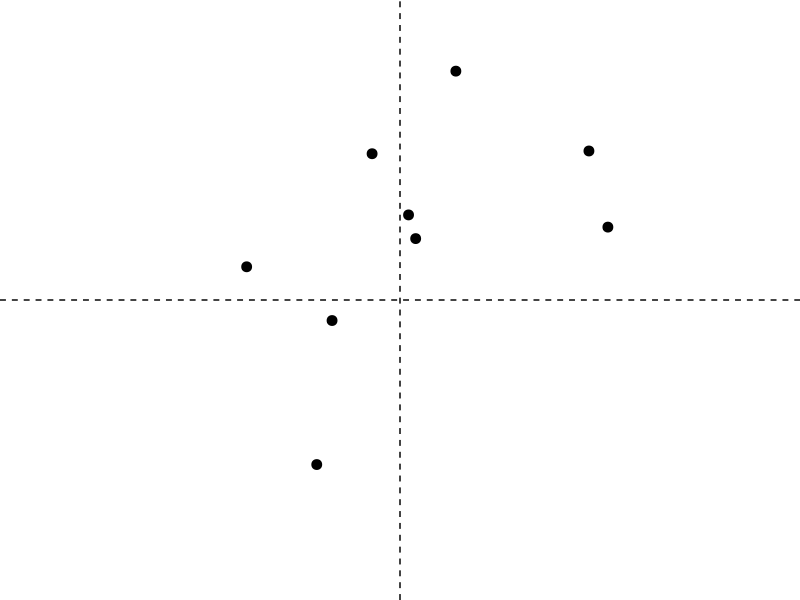
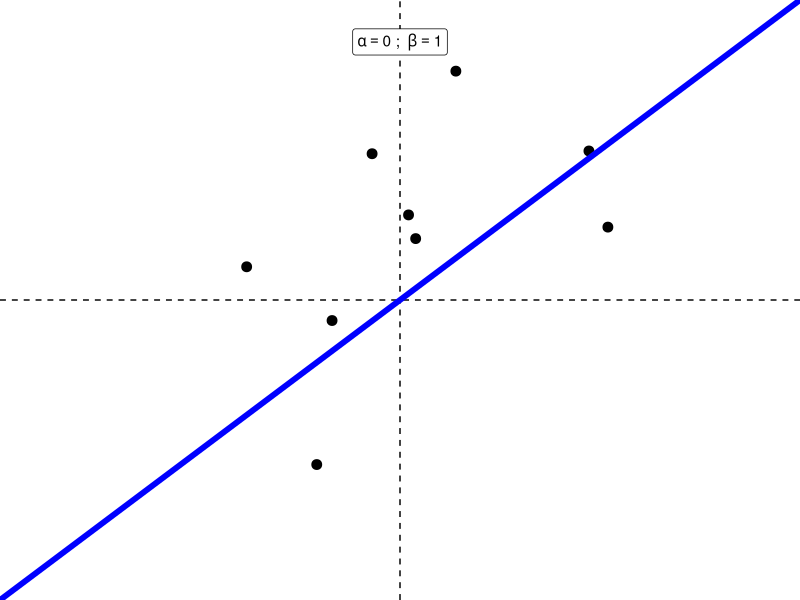
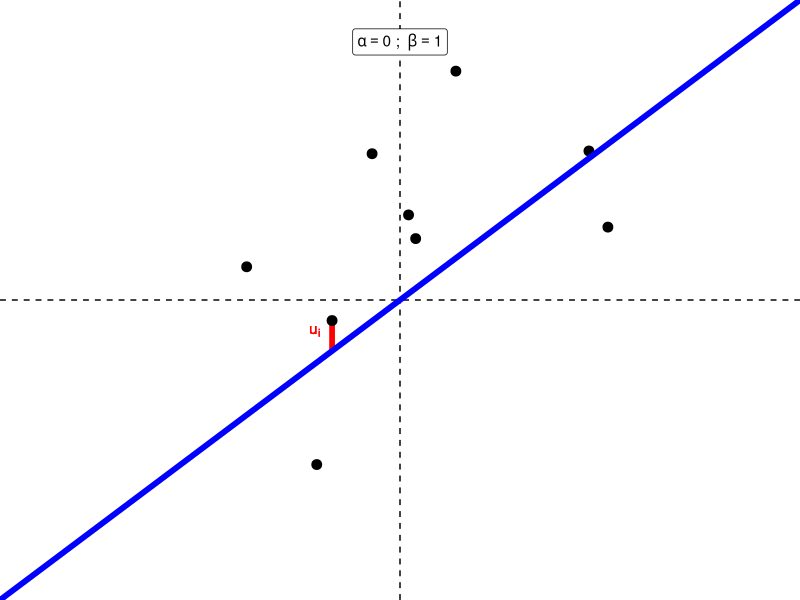
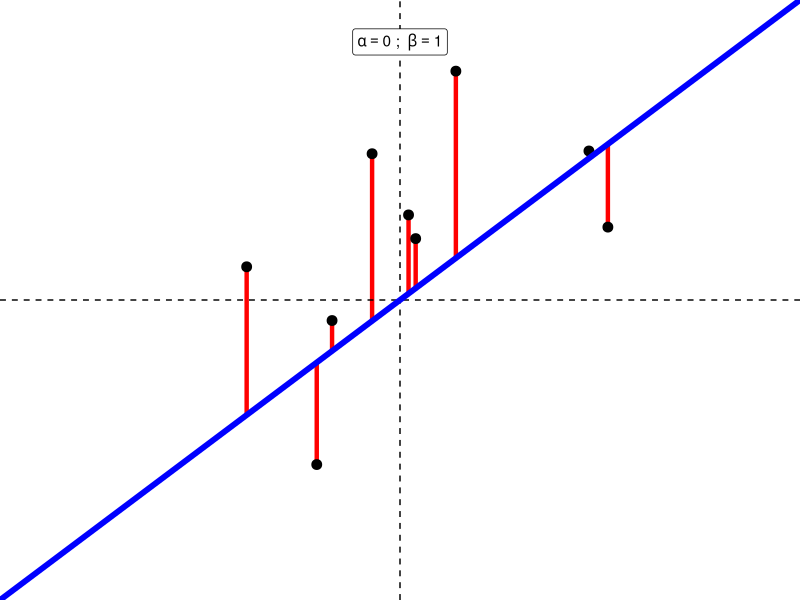
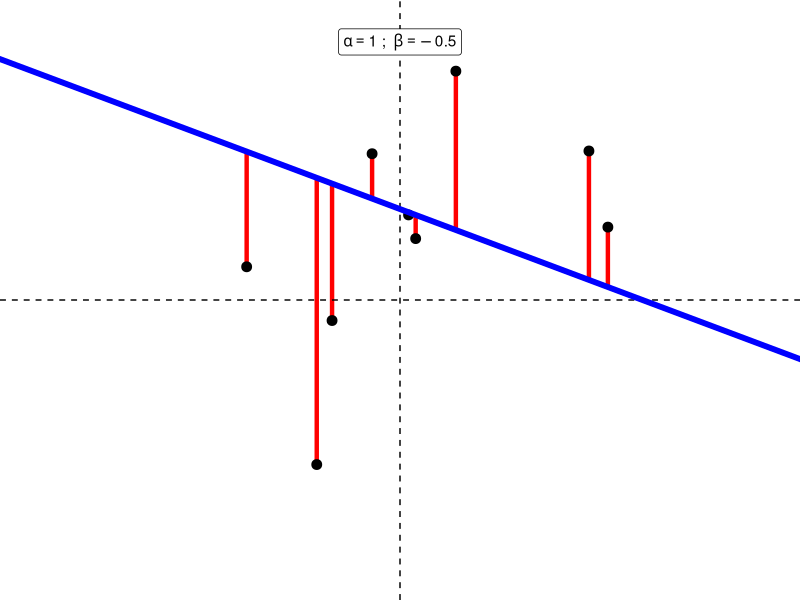
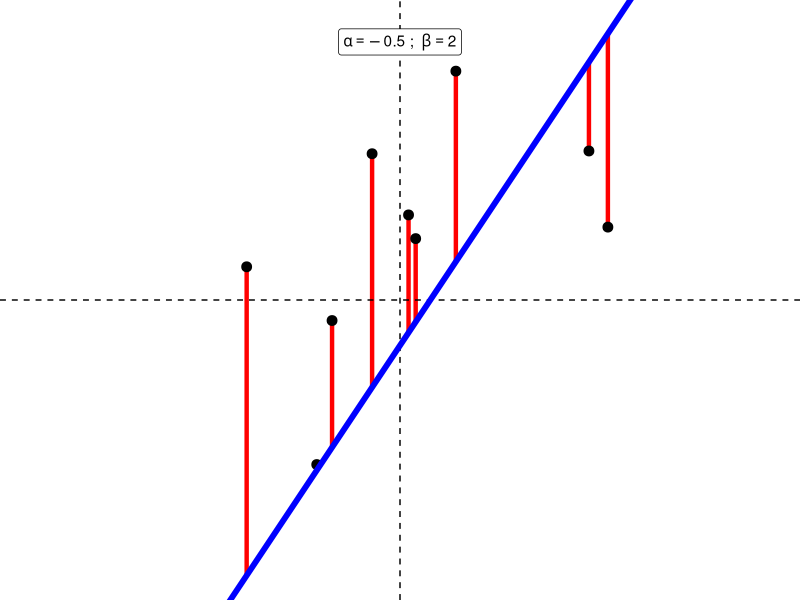
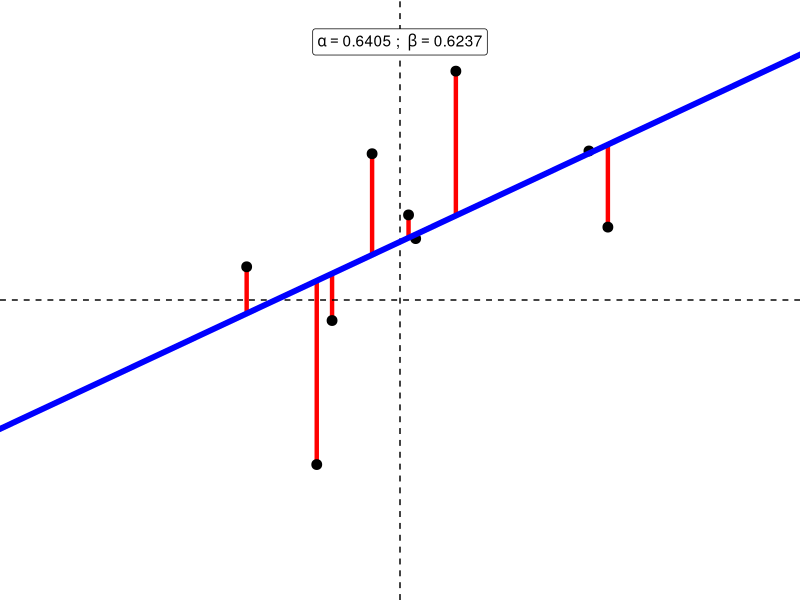

R code for these plots, in order:
## ---- chunk 1
set.seed(123)
options(width=60)
knitr::opts_chunk$set(fig.align='center',fig.width=9,fig.height=5)
def.chunk.hook  <- knitr::knit_hooks$get("chunk")
knitr::knit_hooks$set(chunk = function(x, options) {
  x <- def.chunk.hook(x, options)
  ifelse(options$size != "normalsize", paste0("\n \\", options$size,"\n\n", x, "\n\n \\normalsize"), x)
})
require(tidyverse)
require(ggpubr)
## ---- chunk 2
set.seed(123)
require(tidyverse)

X <- rnorm(9)
Y <- .5 + .5*X + rnorm(9)
p <- data.frame(X = X,Y = Y) %>%
  ggplot(aes(x = X,y = Y)) + 
  geom_point(size = 3) + 
  geom_vline(xintercept = 0,linetype = 'dashed') + 
  geom_hline(yintercept = 0,linetype = 'dashed') + 
  theme_void() + 
  lims(x = c(-3,3),y = c(-3,3))

ggsave(plot = p,filename = paste0('./scaffolding/regPlotFirst_0.png'),device = 'png',width = 8,height = 4)
## ---- chunk 3
p <- data.frame(X = X,Y = Y) %>%
  ggplot(aes(x = X,y = Y)) + 
  geom_point(size = 3) + 
  geom_vline(xintercept = 0,linetype = 'dashed') + 
  geom_hline(yintercept = 0,linetype = 'dashed') + 
  theme_void() +
  geom_abline(intercept = 0,slope = 1,color = 'blue',size = 2) + 
  lims(x = c(-3,3),y = c(-3,3)) + 
  # annotate(geom = 'rect',xmin = -.5,ymin = .5,xmax = .5,ymax = 1) + 
  annotate(geom = 'label',x = 0,y = Inf,label = list(bquote(alpha==0~'; '~beta==1)),vjust = 2.1,parse = T)
ggsave(plot = p,filename = paste0('./scaffolding/regPlotFirst_1.png'),device = 'png',width = 8,height = 4)
## ---- chunk 4
p <- data.frame(X = X,Y = Y) %>%
  ggplot(aes(x = X,y = Y)) + 
  geom_segment(x = X[1],y = Y[1],xend = X[1],yend = X[1],color = 'red',size = 1.5) + 
  geom_point(size = 3) + 
  geom_vline(xintercept = 0,linetype = 'dashed') + 
  geom_hline(yintercept = 0,linetype = 'dashed') + 
  theme_void() + 
  geom_abline(intercept = 0,slope = 1,color = 'blue',size = 2) + 
  annotate(geom = 'text',x = X[1],y = Y[1],hjust = 2.1,vjust = 1.5,label = bquote(u[i]),color = 'red') + 
  lims(x = c(-3,3),y = c(-3,3)) + 
    annotate(geom = 'label',x = 0,y = Inf,label = list(bquote(alpha==0~'; '~beta==1)),vjust = 2.1,parse = T)
ggsave(plot = p,filename = paste0('./scaffolding/regPlotFirst_2.png'),device = 'png',width = 8,height = 4)
## ---- chunk 5
p <- data.frame(X = X,Y = Y) %>%
  ggplot(aes(x = X,y = Y)) + 
  geom_segment(x = X,y = Y,xend = X,yend = X,color = 'red',size = 1.5) + 
  geom_point(size = 3) + 
  geom_vline(xintercept = 0,linetype = 'dashed') + 
  geom_hline(yintercept = 0,linetype = 'dashed') + 
  theme_void() + 
  geom_abline(intercept = 0,slope = 1,color = 'blue',size = 2) + 
  lims(x = c(-3,3),y = c(-3,3)) + 
  annotate(geom = 'label',x = 0,y = Inf,label = list(bquote(alpha==0~'; '~beta==1)),vjust = 2.1,parse = T)
ggsave(plot = p,filename = paste0('./scaffolding/regPlotFirst_3.png'),device = 'png',width = 8,height = 4)
## ---- chunk 6
p <- data.frame(X = X,Y = Y) %>%
  ggplot(aes(x = X,y = Y)) + 
  geom_segment(x = X,y = Y,xend = X,yend = X*-.5+1,color = 'red',size = 1.5) + 
  geom_point(size = 3) + 
  geom_vline(xintercept = 0,linetype = 'dashed') + 
  geom_hline(yintercept = 0,linetype = 'dashed') + 
  theme_void() + 
  geom_abline(intercept = 1,slope = -.5,color = 'blue',size = 2) + 
  lims(x = c(-3,3),y = c(-3,3)) + 
  annotate(geom = 'label',x = 0,y = Inf,label = list(bquote(alpha==1~'; '~beta==-0.5)),vjust = 2.1,parse = T)
ggsave(plot = p,filename = paste0('./scaffolding/regPlotFirst_4.png'),device = 'png',width = 8,height = 4)
## ---- chunk 7
p <- data.frame(X = X,Y = Y) %>%
  ggplot(aes(x = X,y = Y)) + 
  geom_segment(x = X,y = Y,xend = X,yend = X*2+-.5,color = 'red',size = 1.5) + 
  geom_point(size = 3) + 
  geom_vline(xintercept = 0,linetype = 'dashed') + 
  geom_hline(yintercept = 0,linetype = 'dashed') + 
  theme_void() + 
  geom_abline(intercept = -.5,slope = 2,color = 'blue',size = 2) + 
  lims(x = c(-3,3),y = c(-3,3)) + 
  annotate(geom = 'label',x = 0,y = Inf,label = list(bquote(alpha==-0.5~'; '~beta==2)),vjust = 2.1,parse = T)
ggsave(plot = p,filename = paste0('./scaffolding/regPlotFirst_5.png'),device = 'png',width = 8,height = 4)
## ---- chunk 8
# require(patchwork)
# set.seed(123)
# pList <- list()
# toplot <- NULL
# for(counter in 1:200) {
#   a <- rnorm(1,mean = .5,sd = 1)
#   b <- rnorm(1,mean = .5,sd = 1)
#   preds <- a + b*X
#   resids <- Y - preds
#   SSR = sum(resids^2)
#   pTmp <-data.frame(X = X,Y = Y) %>%
#   ggplot(aes(x = X,y = Y)) +
#   geom_segment(x = X,y = Y,xend = X,yend = X*b+a,color = 'red',size = 1.5) +
#   geom_point(size = 3) +
#   geom_vline(xintercept = 0,linetype = 'dashed') +
#   geom_hline(yintercept = 0,linetype = 'dashed') +
#   theme_void() +
#   geom_abline(intercept = a,slope = b,color = 'blue',size = 2) +
#   lims(x = c(-3,3),y = c(-3,3)) +
#   annotate(geom = 'label',x = 0,y = Inf,label = list(bquote(alpha==~.(round(a,3))~'; '~beta==~.(round(b,3)))),vjust = 2.1,parse = T)
#   
#   toplot <- toplot %>%
#     bind_rows(data.frame(SSR = SSR,
#              counter = counter,
#              alpha = a,
#              beta = b))
#   
#   pATmp <- toplot %>%
#     ggplot(aes(x = alpha,y = SSR)) + 
#     geom_point() + 
#     xlim(c(-3,4)) + 
#     ylim(c(0,120)) + 
#     theme_bw(base_size = 7) + 
#     labs(x = bquote(alpha),
#          y = NULL)
#   pBTmp <- toplot %>%
#     ggplot(aes(x = beta,y = SSR)) + 
#     geom_point() + 
#     xlim(c(-3,4)) + 
#     ylim(c(0,120)) + 
#     theme_bw(base_size = 7) + 
#     labs(x = bquote(beta),
#          y = NULL)
#   
#   # pHexTmp <- toplot %>%
#   # ggplot(aes(x = alpha,y = beta,z = SSR)) + 
#   # stat_summary_hex(fun = function(x) mean(x),bins = 15) +
#   #   xlim(c(-3,4)) + 
#   #   ylim(c(-3,4)) + 
#   #   scale_fill_gradient2(name = 'SSR',low = 'white',mid = 'red',high = 'black',limits = c(5,170)) + 
#   # # scale_fill_viridis_c(name = 'SSR',option = "magma",direction = -1) + 
#   #   theme_bw() + 
#   #   labs(x = bquote(alpha),
#   #        y = bquote(beta)) + 
#   #   theme(legend.position = 'none')
#   (pHexTmp <- toplot %>%
#     ggplot(aes(x = alpha,y = beta,fill = SSR)) + 
#     geom_point(shape = 22,size = 3) + 
#     scale_fill_gradient2(name = 'SSR',low = 'white',mid = 'red',high = 'black',limits = c(9,105),midpoint = 30) +
#       xlim(c(-3,4)) + 
#       ylim(c(-3,4)) + 
#   # scale_fill_viridis_c(name = 'SSR',option = "magma",direction = -1) +
#     theme_bw() +
#     labs(x = bquote(alpha),
#          y = bquote(beta)) +
#     theme(legend.position = 'none'))
# 
#   pList[[counter]] <- pTmp + (pATmp + pBTmp) / (pHexTmp) + plot_layout(widths = c(3,1))
# }
# range(toplot$beta)
# pList[[200]]
# 
# for(i in 1:length(pList)) {
#   ggsave(plot = pList[[i]],filename = paste0('./scaffolding/regPlot_',i,'.png'),
#            device = 'png',width = 8,height = 4)
# }
# 
# require(magick)
# # imgs <- list.files('./scaffolding/', pattern = 'regPlot_\\d+',full.names = TRUE)
# imgs <- paste0('./scaffolding/regPlot_',1:200,'.png')
# img_list <- lapply(imgs, image_read)
# 
# 
# ## join the images together
# img_joined <- image_join(img_list)
# 
# ## animate at 2 frames per second
# img_animated <- image_animate(img_joined, fps = 5)
# 
# ## save to disk
# image_write(image = img_animated,
#             path = "./scaffolding/SSR.gif")

## ---- chunk 9
summary(lm(Y~X))
## ---- chunk 10
p <- data.frame(X = X,Y = Y) %>%
  ggplot(aes(x = X,y = Y)) + 
  geom_segment(x = X,y = Y,xend = X,yend = X*.6237+.6405,color = 'red',size = 1.5) + 
  geom_point(size = 3) + 
  geom_vline(xintercept = 0,linetype = 'dashed') + 
  geom_hline(yintercept = 0,linetype = 'dashed') + 
  theme_void() + 
  geom_abline(intercept = .6405,slope = .6237,color = 'blue',size = 2) + 
  lims(x = c(-3,3),y = c(-3,3))+ 
  annotate(geom = 'label',x = 0,y = Inf,label = list(bquote(alpha==.6405~'; '~beta==.6237)),vjust = 2.1,parse = T)
ggsave(plot = p,filename = paste0('./scaffolding/regPlotFirst_6.png'),device = 'png',width = 8,height = 4)
